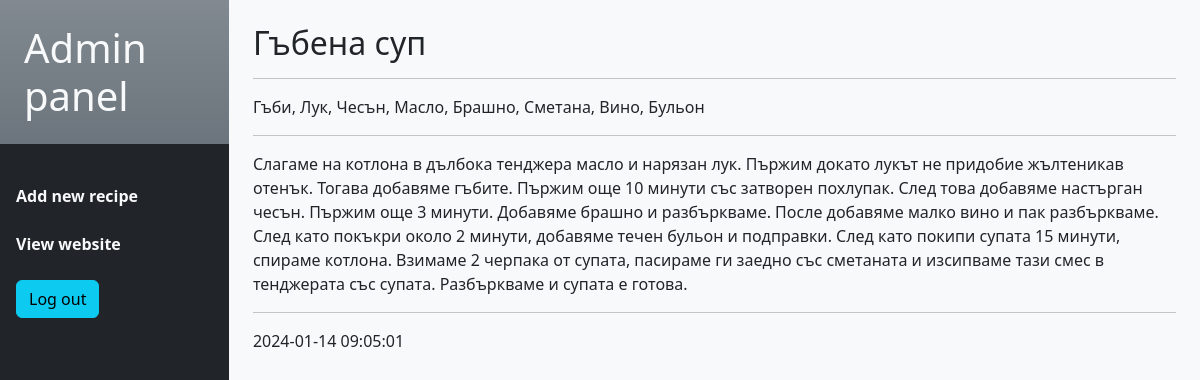
The app's page /admin/view.php?id=11 (signed in) with its own data.
### tables this page shows
CREATE TABLE `recipes` (
  `id` int(11) NOT NULL,
  `title` varchar(255) DEFAULT 'Untitled',
  `ingredients` text DEFAULT 'No ingredients',
  `instructions` mediumtext DEFAULT 'No instructions',
  `date` datetime NOT NULL DEFAULT current_timestamp()
);

### admin/view.php (the view, shortened to what this page needs)
<?php
include("templates/header.php");
?>
<div class="post w-100 bg-light p-4">
    <?php
    $id = htmlspecialchars($_GET["id"]);
    include("../connectDB.php");
    $sqlSelectPost = "SELECT * FROM recipes
                      WHERE id = '$id';";
    try {
        $result = mysqli_query($conn, $sqlSelectPost);
        if (mysqli_num_rows($result) > 0) {
            while ($data = mysqli_fetch_array($result)) {
    ?>
                <h2><?php echo $data['title']; ?></h2>
                <hr>
                <p><?php echo $data['ingredients']; ?></p>
                <hr>
                <p><?php echo $data['instructions']; ?></p>
                <hr>
                <p><?php echo $data['date']; ?></p>
    <?php
            }
        } else {
            die("Post not found. Press \"Dashboard\" to get back to the main page.<br>");
        }
    } catch (mysqli_sql_exception) {
        die("Could not establish connection.<br>");
    }
    ?>
</div>
<?php
include("templates/footer.php");

### records on screen
recipes: title "Гъбена суп", ingredients "Гъби, Лук, Чесън, Масло, Брашно, Сметана, Вино, Бульон", instructions "Слагаме на котлона в дълбока тенджера масло и нарязан лук. Пържим докато лукът не придобие жълтеникав отенък. Тогава добавяме гъбите. Пържим още 10 минути със затворен похлупак. След това добавяме настърган чесън. Пържим още 3 минути. Добавяме брашно и разбъркваме. После добавяме малко вино и пак разбъркваме. След като покъкри около 2 минути, добавяме течен бульон и подправки. След като покипи супата 15 минути, спираме котлона. Взимаме 2 черпака от супата, пасираме ги заедно със сметаната и изсипваме тази смес в тенджерата със супата. Разбъркваме и супата е готова.", date "2024-01-14 09:05:01"
